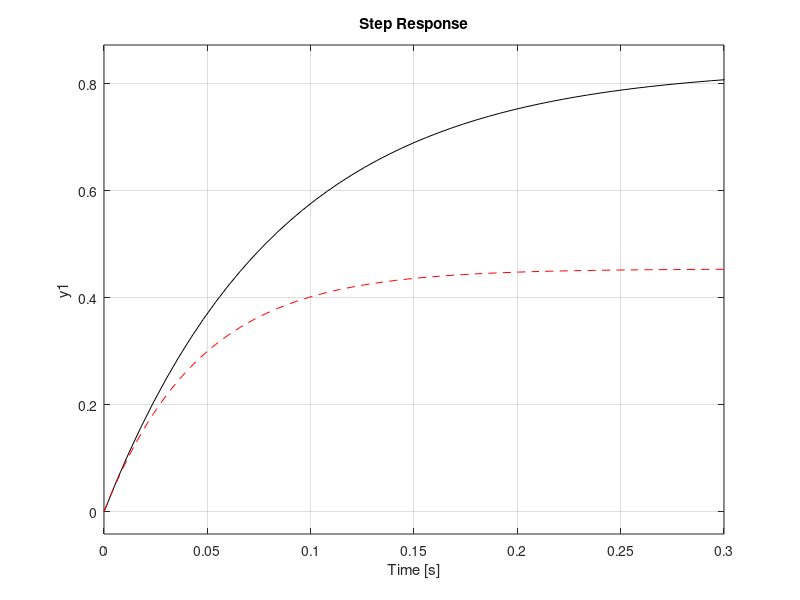
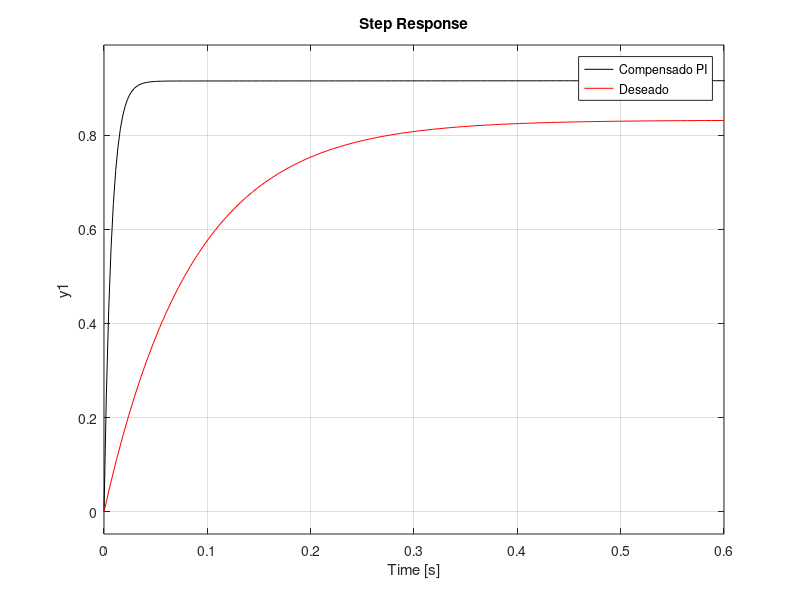
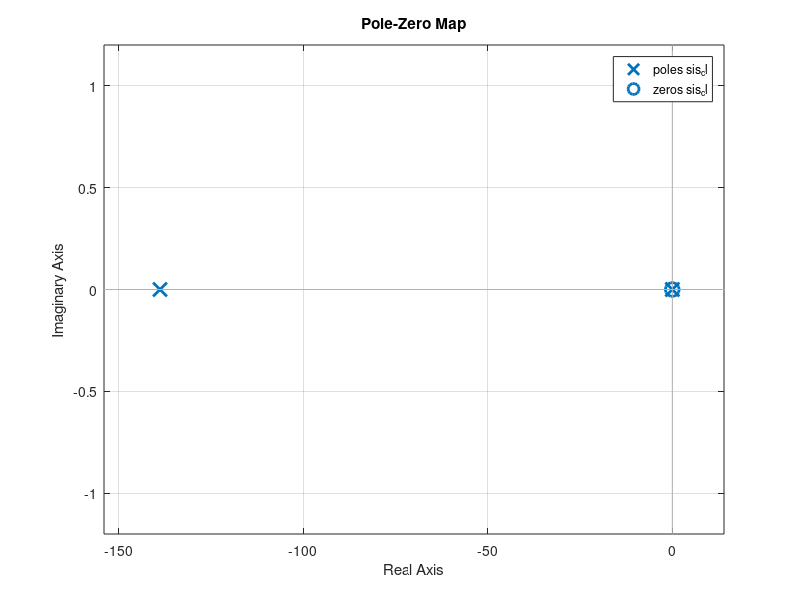
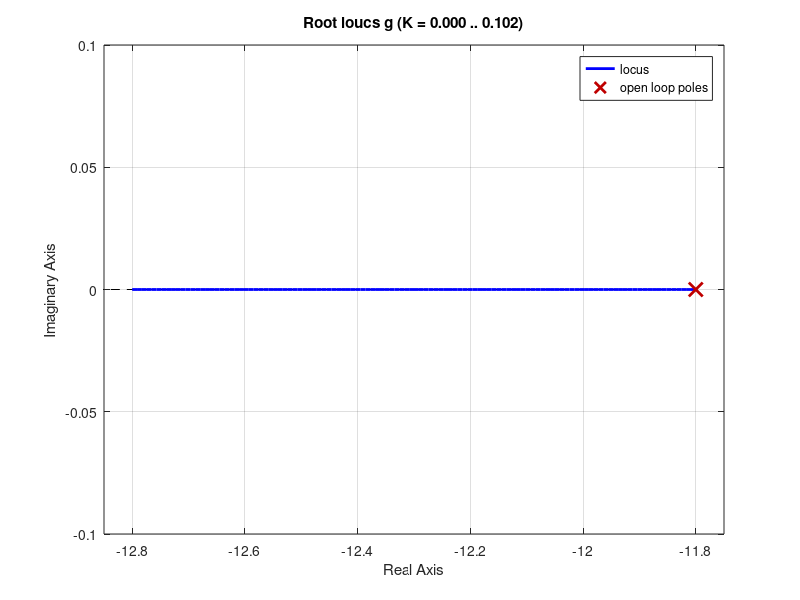

Source code (MATLAB) for these figures, in order:
clc
close all
clear

%proceso
n=9.818;
d=[1 11.8];
g=tf(n,d);
step(g,'k')
g_cl=feedback(g,1);
hold on
step(g_cl,'--r');
[P Z]=pzmap(g)

%deseado

g_d= tf(1,[1 0.14]);
pol_a = conv([1 0.14],[1 14]);

%------controlador pi----
Kp=14.1414-11.8/n;
Ti=(n*Kp)/1.96;
g_c=tf([Kp*Ti Kp],[Ti 0]);


%---compensado---------
sis_ol=g_c*g;
sis_cl= feedback(sis_ol,1);
figure
step(sis_cl,'k')
hold on
step(g,'r')
legend('Compensado PI','Deseado')

figure
pzmap(sis_cl)

%-----------lugar geometrico---
figure
rlocus(g)
figure
rlocus(sis_ol)

%----------discretizada---------
Tm=0.0017;
gdd=c2d(g,Tm,'tustin')
g_cd=c2d(g_c,Tm,'tustin')
sis_old=g_cd*gdd;
sis_cld= feedback(sis_old,1);
figure
step(sis_cld,'k')
hold on
step(gdd,'r')
legend('Compensado PI','Deseado')
